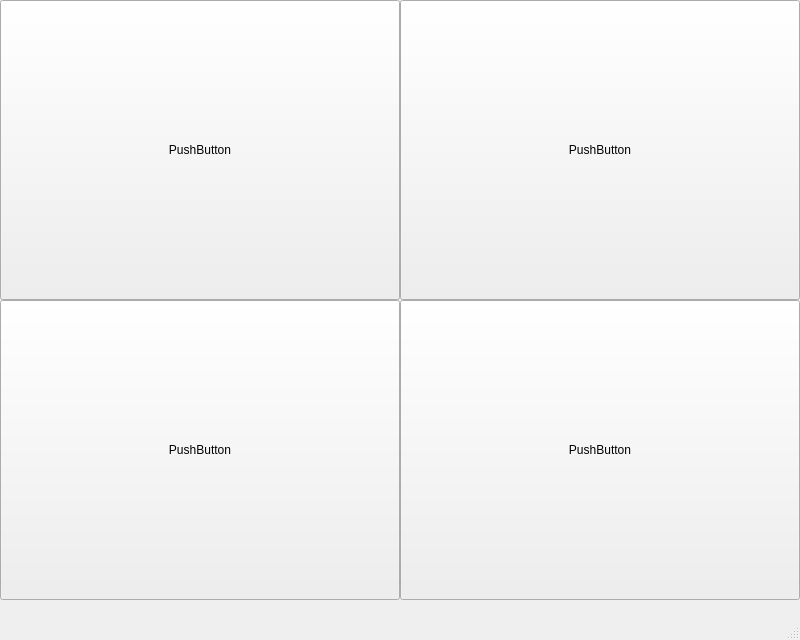
<?xml version="1.0" encoding="UTF-8"?>
<ui version="4.0">
 <class>MainWindow</class>
 <widget class="QMainWindow" name="MainWindow">
  <property name="geometry">
   <rect>
    <x>0</x>
    <y>0</y>
    <width>800</width>
    <height>640</height>
   </rect>
  </property>
  <property name="windowTitle">
   <string>MainWindow</string>
  </property>
  <widget class="QWidget" name="centralwidget">
   <widget class="QPushButton" name="pushButton_3">
    <property name="geometry">
     <rect>
      <x>0</x>
      <y>300</y>
      <width>400</width>
      <height>300</height>
     </rect>
    </property>
    <property name="text">
     <string>PushButton</string>
    </property>
   </widget>
   <widget class="QPushButton" name="pushButton_4">
    <property name="geometry">
     <rect>
      <x>400</x>
      <y>0</y>
      <width>400</width>
      <height>300</height>
     </rect>
    </property>
    <property name="text">
     <string>PushButton</string>
    </property>
   </widget>
   <widget class="QPushButton" name="pushButton_6">
    <property name="geometry">
     <rect>
      <x>0</x>
      <y>0</y>
      <width>400</width>
      <height>300</height>
     </rect>
    </property>
    <property name="text">
     <string>PushButton</string>
    </property>
   </widget>
   <widget class="QPushButton" name="pushButton_5">
    <property name="geometry">
     <rect>
      <x>400</x>
      <y>300</y>
      <width>400</width>
      <height>300</height>
     </rect>
    </property>
    <property name="text">
     <string>PushButton</string>
    </property>
   </widget>
  </widget>
  <widget class="QMenuBar" name="menubar">
   <property name="geometry">
    <rect>
     <x>0</x>
     <y>0</y>
     <width>800</width>
     <height>21</height>
    </rect>
   </property>
  </widget>
  <widget class="QStatusBar" name="statusbar"/>
 </widget>
 <resources/>
 <connections/>
</ui>
